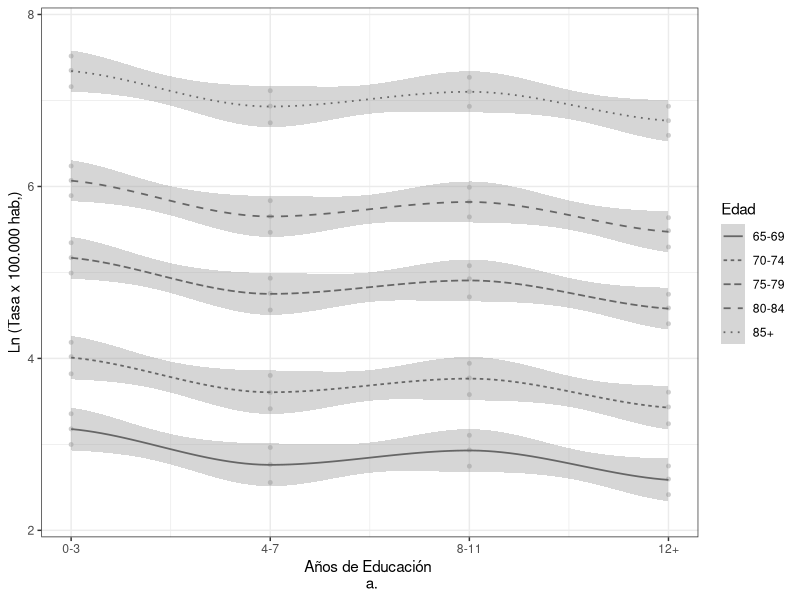
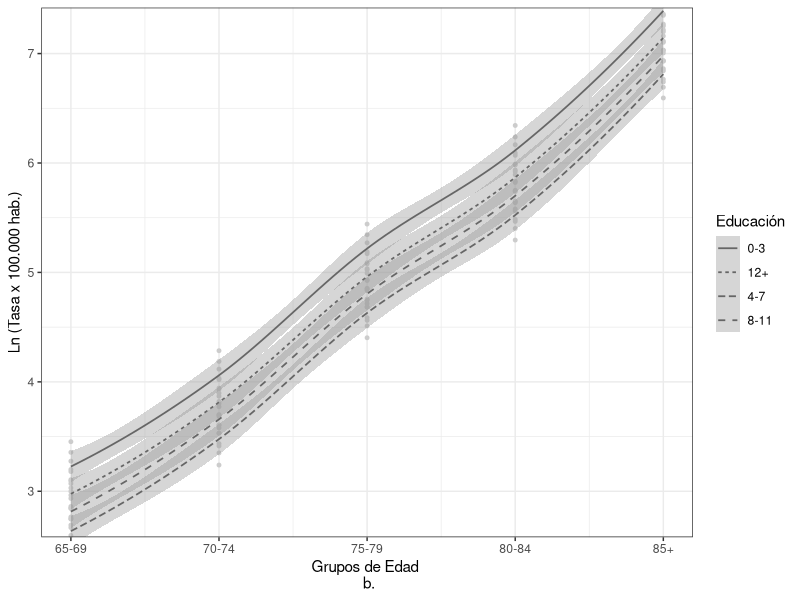

Source code (R) for these figures, in order: (Note: this script raises an error after producing the figures.)
setwd("~/Documentos/ModelosR_pc/ModeloFinal")
tab.pred.nb.inf.cm<-read.table("tab.pred.bn.inf.cm3.csv", header=T, sep=",", stringsAsFactors=F)
require(ggplot2)
require(reshape2)
#
# tabla Año 2013
# Demencia
ano5.sex1<-subset(tab.pred.nb.inf.cm, Año==5 & Sex==1, select = c("Edad","Esc","Median", 
                                                                  "Lower95", "Upper95"))
ano5.sex2<-subset(tab.pred.nb.inf.cm, Año==5 & Sex==2, select = c("Edad","Esc","Median", 
                                                                  "Lower95", "Upper95"))
ano5<-cbind(ano5.sex1, ano5.sex2[3:5])
ano5$Edad[ano5$Edad == 1] <- "65-69"
ano5$Edad[ano5$Edad == 2] <- "70-74"
ano5$Edad[ano5$Edad == 3] <- "75-79"
ano5$Edad[ano5$Edad == 4] <- "80-84"
ano5$Edad[ano5$Edad == 5] <- "85+"
#

colnames(ano5)<-c(c("Edad","Esc","Hombre", "LIh", "LSh","Mujer", "LIm", "LSm"))
# Alzheimer
ano5.a<-ano5[3:5]*.72
ano5.a2<-cbind("Edad"=ano5$Edad, "Esc"=ano5$Esc, ano5.a)
ano5.a2 <- ano5.a2[order(ano5.a2$Edad),] 
lano5.a2<-log(ano5.a2[3:5])
lano5.a2<-cbind("Edad"=ano5.a2$Edad, "Esc"=ano5.a2$Esc, lano5.a2) 
mlano5.a2<-melt(lano5.a2)
mlano5.a2<-subset(mlano5.a2, variable!="Esc")
x<-rep(1:4, 15)
mlano5.a2<-cbind(x, mlano5.a2)
################################# GRAFICOS HOMBRES  ###########################################
gg1<-ggplot(mlano5.a2, aes(x=x, y=value))+ 
  geom_point(size = 1, colour = "gray80", fill = "white")+
  geom_smooth(aes(linetype=Edad), se = T, colour= "gray40", method = "loess", size=.6)+
 ylab("Ln (Tasa x 100.000 hab,)")+xlab("Años de Educación \n a.")+  theme_bw()+
  #ggtitle("Tasas Específicas de Mortalidad Atribuible al Alzheimer. \n Hombres Brasil, Año 2013")+
  scale_x_continuous(labels = c("0-3","4-7", "8-11","12+"))+ylim(c(2.2,7.8))
  #theme(plot.title = element_text(hjust = 0.5))
gg1
###################################### GRAFICO MUJERES #######################################
# tabla ano 2013
# Demencia
ano5a.sex1<-subset(tab.pred.nb.inf.cm, Año==5 & Sex==1, select = c("Esc","Edad","Median", 
                                                                   "Lower95", "Upper95"))
ano5a.sex2<-subset(tab.pred.nb.inf.cm, Año==5 & Sex==2, select = c("Esc","Edad","Median", 
                                                                   "Lower95", "Upper95"))
ano5a<-cbind(ano5a.sex1, ano5a.sex2[3:5])
ano5a$Esc[ano5a$Esc == 1] <- "0-3"
ano5a$Esc[ano5a$Esc == 2] <- "4-7"
ano5a$Esc[ano5a$Esc == 3] <- "8-11"
ano5a$Esc[ano5a$Esc == 4] <- "12+"
#
colnames(ano5a)<-c(c("Esc","Edad","Hombre", "LIh", "LSh","Mujer", "LIm", "LSm"))
# Alzheimer
ano5a.a<-ano5a[3:8]*.72
ano5a.a2<-cbind("Esc"=ano5a$Esc,"Edad"=ano5a$Edad, ano5a.a)
ano5a.a2 <- ano5a.a2[order(ano5a.a2$Esc),] 
lano5a.a2<-log(ano5a.a2[3:8])
lano5a.a2<-cbind("Educación"=ano5a$Esc,"Edad"=ano5a$Edad, lano5a.a2)
mlano5a.a2<-melt(lano5a.a2)
mlano5a.a2<-subset(mlano5a.a2, variable!="Edad")
Edad<-rep(1:5, 24)
mlano5a.a2<-cbind(Edad, mlano5a.a2)
gg2<-ggplot(mlano5a.a2, aes(x=Edad, y=value))+ 
  geom_point(size = 1, colour = "gray80", fill = "white")+
  geom_smooth(aes(linetype=Educación), se = T, colour= "gray40", method = "loess", size=.6)+
  ylab("Ln (Tasa x 100.000 hab.)")+xlab("Grupos de Edad \n b.")+  theme_bw()+
  #ggtitle("Tasas Específicas de Mortalidad Atribuibles al Alzheimer, \n Mujeres Brasil Año 2013")+
  scale_x_continuous(labels = c("65-69","70-74","75-79","80-84", "85+")) +
  coord_cartesian(ylim = c(2.8,7.2), expand = T)
  
gg2

multiplot(gg1,gg2, cols = 2)
